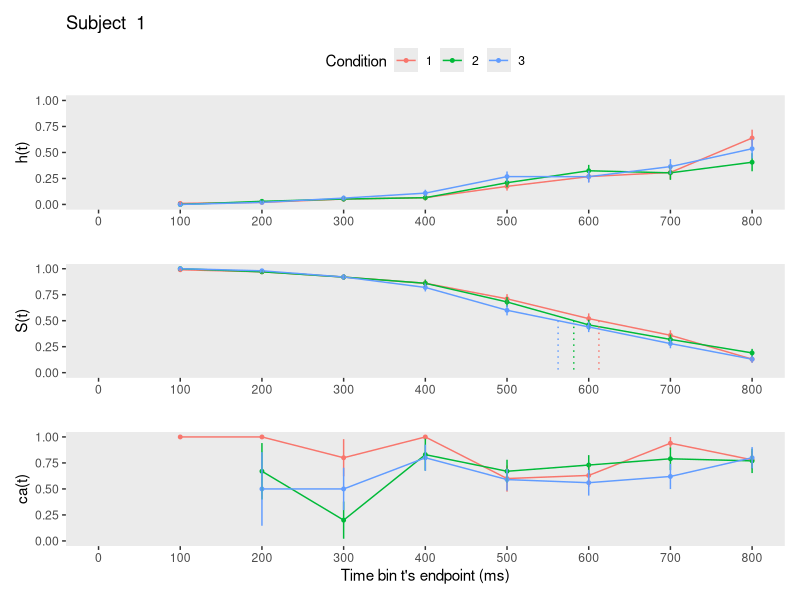
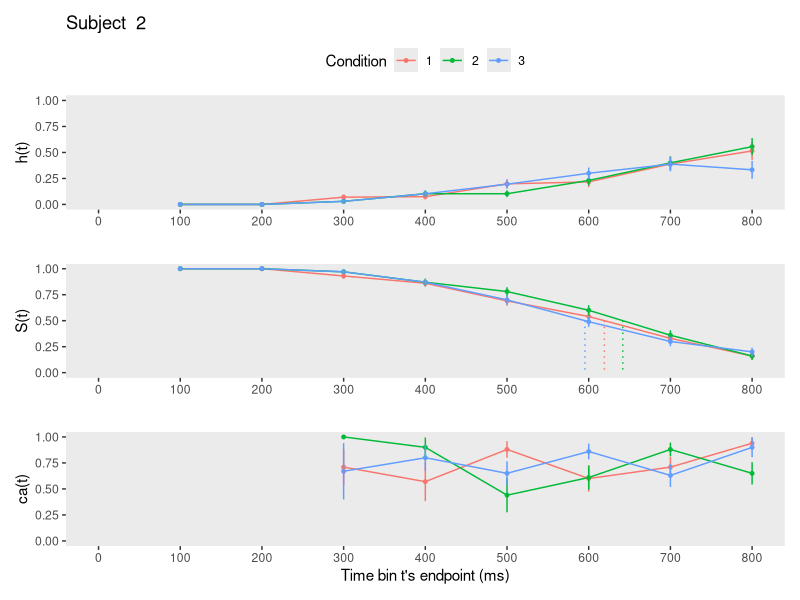
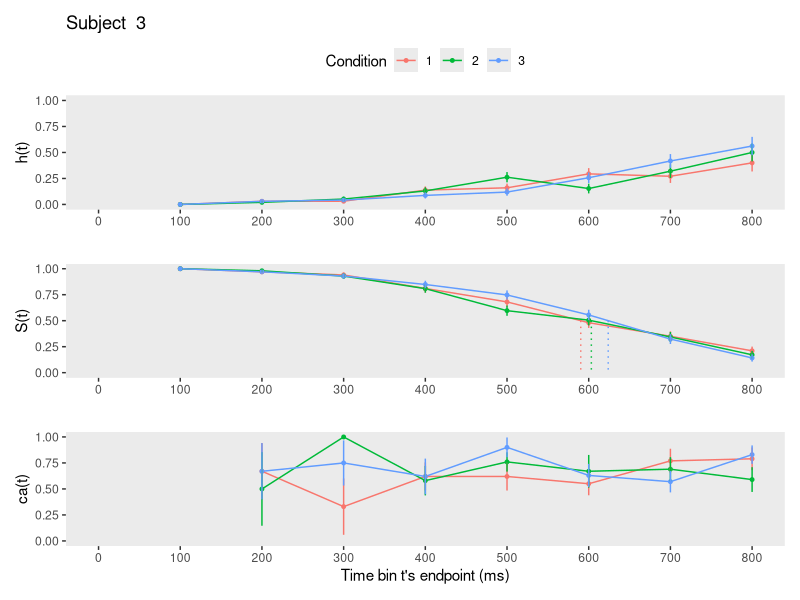
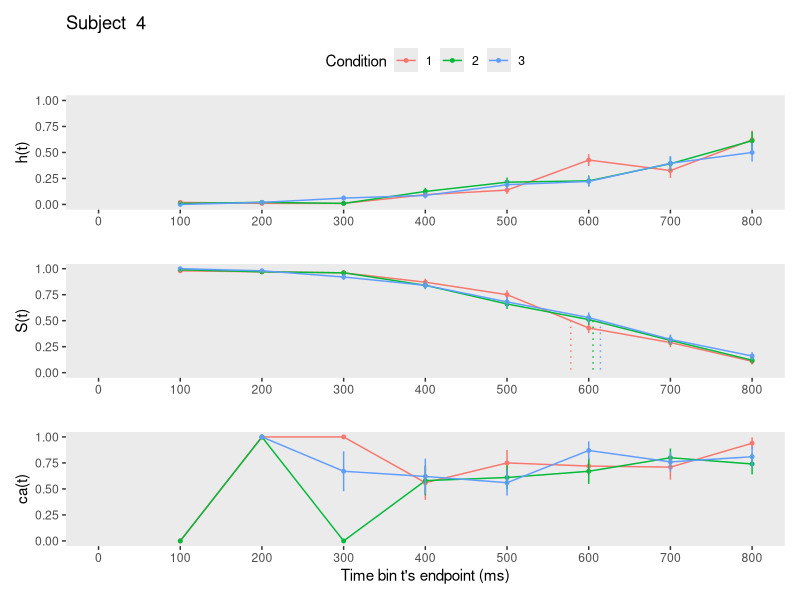
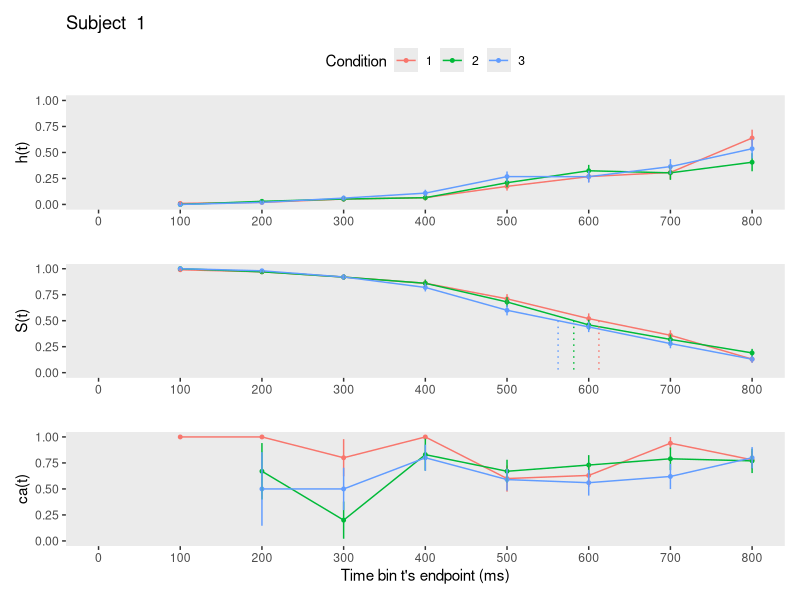
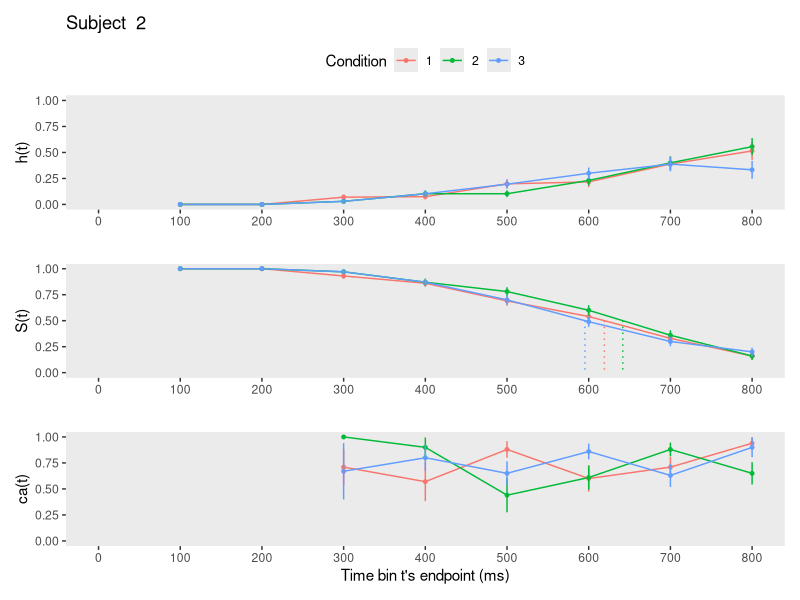
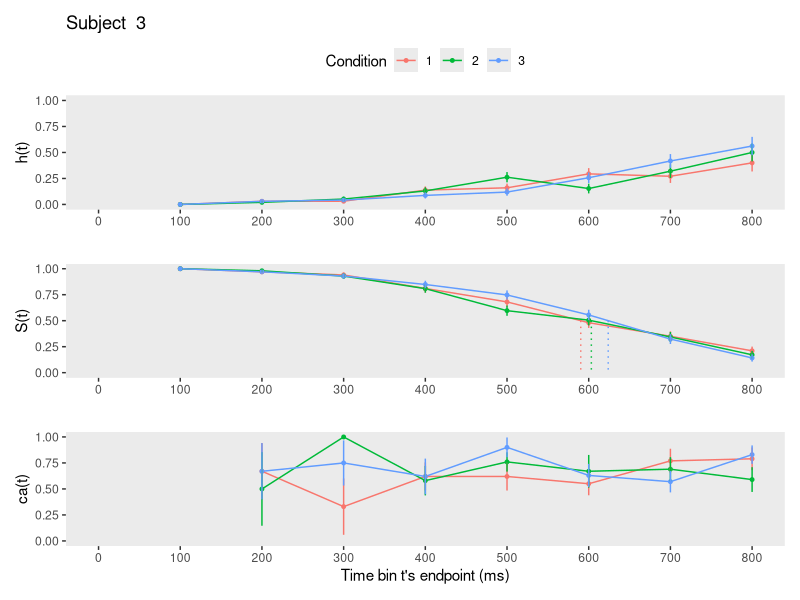
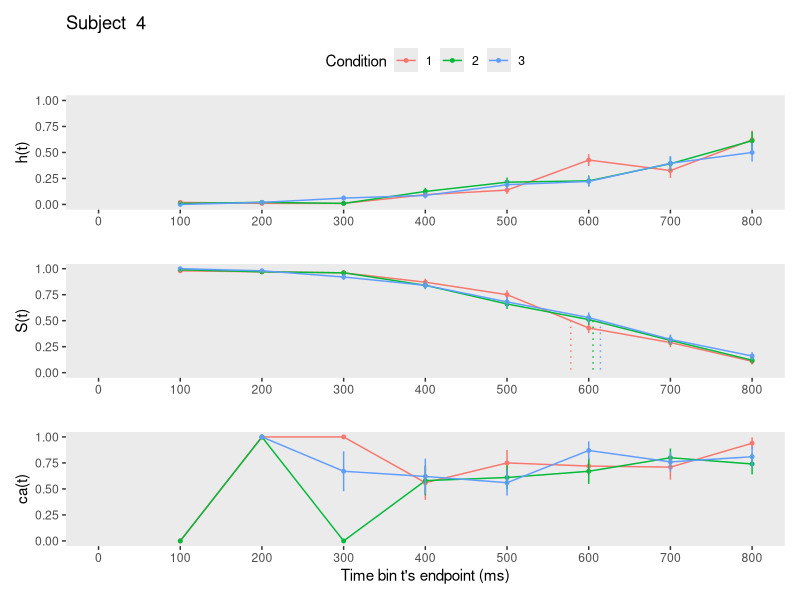

The R script that drew these images, in order: (Note: this script raises an error after producing the figures.)
## ---- chunk 1
knitr::opts_chunk$set(echo = TRUE)
## ---- chunk 2
library(tidyverse) # data wrangling
library(patchwork) # combine figures
library(pracma)    # to Reshape() matrices
#(flextable) # create tables 
## ---- chunk 3
set.seed(1276)
Tr_pCond = 100 # trials per condition
N_sub = 4    # number of subjects
N_cond = 3   # number of conditions per subject
N_total = N_sub*N_cond*Tr_pCond

data <- tibble(
  pid   = rep(1:N_sub,each=N_cond*Tr_pCond),
  trial = as.integer(Reshape( replicate(N_sub,sample(1:(N_cond*Tr_pCond))),N_total,1)),
  condition = rep(rep(1:N_cond,each=Tr_pCond), N_sub),
  RT = as.double(Reshape(replicate(N_sub*N_cond,rnorm(Tr_pCond, 600, 200)),N_total,1)) %>% round(digits=2),
  acc = as.double(Reshape(replicate(N_sub*N_cond,(sample(c(0,1), size=Tr_pCond,replace=T,            
                                                  prob=c(.3,.7)))),N_total,1))) %>%
      arrange(pid,trial) %>%
      mutate(RT = ifelse(RT<0,0.001,RT), # instead of filtering to keep all rows
             condition=factor(condition,levels=c(1:N_cond)))

print.data.frame(data, max=50)
## ---- chunk 4
data_nested <- data %>% group_nest(pid)
## ---- chunk 5
define_censoring_dRT <- function(df, timeout, bin_width){
  if(!(timeout %% bin_width == 0)){
    return("The censoring time must be a multiple of the bin width!")
  }
  df %>% mutate(right_censored = 0,
                RT2 = ifelse(RT > timeout, timeout, RT) %>% round(digits=2),
                right_censored = ifelse(RT2 == timeout,1,right_censored),
                dRT = ceiling(RT2/bin_width),
                cens_time = timeout, bin_width = bin_width)
}
## ---- chunk 6
setup_person_trial_bin <- function(df){
  df %>% uncount(weights = dRT) %>% 
         group_by(trial) %>% 
         mutate(period = 1:n()) %>% 
         mutate(event = if_else(period == max(period) & right_censored == 0, 1, 0)) %>% 
         ungroup()
}
## ---- chunk 7
setup_lifetable <- function(ptb){
  ptb %>% mutate(event = str_c("event", event)) %>%
          group_by(condition,period) %>% 
          count(event) %>% 
          ungroup() %>% 
          pivot_wider(names_from = event,
                      values_from = n) %>% 
          mutate(event0 = ifelse(is.na(event0),0,event0), # replace NA with 0
                 event1 = ifelse(is.na(event1),0,event1),
                 risk_set = event0 + event1) %>% # define the risk set
          mutate(hazard = (event1 / risk_set) %>% round(digits = 3)) %>% # calculate hazard estimate
          mutate(se_haz = sqrt((hazard * (1 - hazard)) / risk_set) %>% round(digits = 4)) %>% # se hazard
          group_by(condition) %>%
          mutate(survival = (cumprod(1-hazard)) %>% round(digits = 4), # calculate survival estimate
                 term     = (cumsum(hazard / (risk_set * (1 - hazard)))) %>% round(digits = 7),
                 se_surv  = (survival * sqrt(term)) %>% round(digits = 5)  ) %>% # Greenwood's (1926) approximation
          ungroup() 
}
## ---- chunk 8
calc_conditionalaccuracy <- function(df){
  df %>% filter(right_censored==0) %>%
         group_by(condition,dRT,cens_time,bin_width) %>%
         summarize(ca = mean(acc) %>% round(digits = 2),
                   n = n(),
                   .groups = 'drop') %>%
         ungroup() %>%
         mutate(period = dRT,
                se_ca = sqrt((ca * (1-ca)) / n) %>% round(digits = 3)) %>%
         select(-dRT)
}
## ---- chunk 9
join_lifetable_ca <- function(df1,df2){df1 %>% left_join(df2, join_by(condition,period))}
## ---- chunk 10
extract_median_period <- function(df){
  above_pct50 <- df %>% 
      group_by(condition) %>%
      filter(survival > .5) %>% 
      slice(n()) # take last row
  below_pct50 <- df %>% 
      group_by(condition) %>%
      filter(survival < .5) %>% 
      slice(1) # take first row
  # pull period above
  period_above <- pull(above_pct50, period)
  # pull survivor function values
  survival_above <- pull(above_pct50, survival)
  survival_below <- pull(below_pct50, survival)
  # estimate median by interpolation
  median_period <- period_above+((survival_above-.5)/(survival_above-survival_below))*((period_above+1)-period_above)
}
## ---- chunk 11
plot_eha <- function(df,subj){
  library(patchwork)
  cutoff <- df %>% pull(cens_time) %>% max(na.rm=T)
  binsize <- df %>% pull(bin_width) %>% max(na.rm=T)
  median_period <- extract_median_period(df)
  n_conditions <- nlevels(df$condition)
  data_median <- c()
  for(i in 1:n_conditions){
    data_median <- append(data_median, c(median_period[i], median_period[i]))
  }
  data_medians <- tibble(period= data_median,
                         survival = rep(c(.5, 0),n_conditions),
                         condition = rep(1:n_conditions, each=2))
  
p1 <- df %>% ggplot(aes(x=period, color=condition, group=condition)) +
  geom_line(aes(y=hazard)) +
  geom_point(aes(y=hazard), size=1) + labs(color="Condition") +
  geom_linerange(aes(ymin=hazard-se_haz, ymax=hazard+se_haz), show.legend = F) +
  scale_x_continuous(breaks = c(0,1:(cutoff/binsize)), labels=c(0,1:(cutoff/binsize)*binsize),
                     limits = c(0,cutoff/binsize)) +
  scale_y_continuous(limits = c(0,1)) +
  labs(x="", y="h(t)", title = paste("Subject ", subj)) +
  theme(legend.background = element_rect(fill = "transparent"),
        panel.grid = element_blank(),
        legend.position = "top")

p2 <-df %>%
  ggplot(aes(x=period, color=condition, group=condition)) +
  geom_line(aes(y=survival), show.legend = F) +
  geom_point(aes(y=survival), size=1, show.legend = F) +
  geom_linerange(aes(ymin=survival-se_surv, ymax=survival+se_surv), show.legend = F) +
  # add medians
  geom_path(aes(x=period, y=survival, color=factor(condition)),
            data = data_medians, 
            linetype = 3, show.legend = F) +
  scale_x_continuous(breaks = c(0,1:(cutoff/binsize)), labels=c(0,1:(cutoff/binsize)*binsize),
                     limits=c(0,cutoff/binsize)) +
  scale_y_continuous(limits = c(0,1)) +
  labs(x="", y="S(t)",
       colour="Condition") +
  theme(panel.grid = element_blank())

p3 <-df %>%
  ggplot(aes(x=period, color=condition, group=condition)) +
  geom_line(aes(y=ca), show.legend = F) +
  geom_point(aes(y=ca), size=1, show.legend = F) +
  geom_linerange(aes(ymin=ca-se_ca, ymax=ca+se_ca), show.legend = F) +
  scale_x_continuous(breaks = c(0,1:(cutoff/binsize)), labels=c(0,1:(cutoff/binsize)*binsize),
                     limits=c(0,cutoff/binsize)) +
  scale_y_continuous(limits = c(0,1)) +
  labs(x="Time bin t's endpoint (ms)", y="ca(t)",
       colour="Condition") +
  theme(panel.grid = element_blank())

p1/p2/p3
}
## ---- chunk 12
data_final <- data_nested %>% 
                     mutate(censored  = map(data, define_censoring_dRT, 800, 100)) %>%       # user input: censoring time, and bin width
                     mutate(ptb_data  = map(censored, setup_person_trial_bin)) %>%           # create person-trial-bin dataset
                     mutate(lifetable = map(ptb_data, setup_lifetable)) %>%                  # create life tables without ca
                     mutate(condacc   = map(censored, calc_conditionalaccuracy)) %>%         # calculate ca
                     mutate(lifetable_ca = map2(lifetable, condacc, join_lifetable_ca)) %>%  # create life tables with ca
                     mutate(plot      = map2(.x = lifetable_ca, .y = pid, plot_eha))         # create plots of info in life tables
## ---- chunk 13
# view original data for subject 1:
print.data.frame(data_final[[2]][[1]], max=60)

# view person-trial-bin data set for subject 1:
print.data.frame(data_final[[4]][[1]], max=160) 

# view lifetables for each condition for subject 1
print.data.frame(data_final[[7]][[1]], max=300)
## ---- chunk 14
# save as pdf
map2(paste0("figures/figure_for_subject", data_final$pid, ".pdf"), data_final$plot, ggsave)

# save as png
map2(paste0("figures/figure_for_subject", data_final$pid, ".png"), data_final$plot, ggsave, width = 8, height = 5, dpi = 600)
## ---- chunk 15
tbl <- data_final[[7]][[1]] %>% 
  filter(condition==1) %>% 
  select(period,risk_set,hazard,se_haz,survival,se_surv,ca, se_ca)

knitr::kable(as.matrix(tbl),"simple", align = "lrcccccc", digits=c(0,0,2,4,2,4,2,4))
# TODO: add row for time zero
## ---- chunk 16
input_modeling_hazard <- data_final %>% 
                        select(pid, ptb_data) %>%  unnest(ptb_data) %>%
                        select(pid,trial,condition,period,event)

# save in folder data
write_csv(input_modeling_hazard, file="data/inputfile_hazard_modeling.csv")
## ---- chunk 17
input_ca_modeling <- data_final %>%
                    select(pid, censored) %>% unnest(censored) %>%
                    filter(right_censored == 0) %>% # only keep uncensored trials
                    select(pid, trial, condition, acc, dRT)

# save in folder data
write_csv(input_ca_modeling, file="data/inputfile_ca_modeling.csv")
## ---- chunk 18
LL <-map(data_final$lifetable_ca, extract_median_period)
binsize <- data_final$censored[[1]] %>% pull(bin_width) %>% max(na.rm=T)
modify_depth(LL,1,~.x*binsize)
